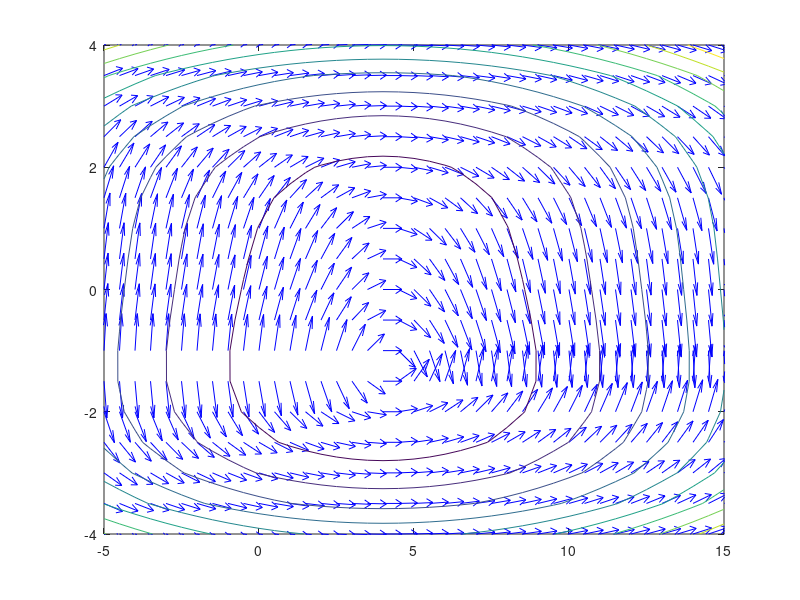

The MATLAB script that drew this image:
 [X Y] =meshgrid([-5:0.5:15],[-4:0.5:4]) ;
 U=ones(size(X));
  V=(4-X)./(Y.^3+2) ; 
  L = sqrt(U.^2 + V.^2);
  quiver(X,Y,U./L, V./L, 'b');
 axis tight;
 hold on;
 Z= Y.^4+8*Y-16*X+2*X.^2 ;
  contour(X,Y,Z) ; 